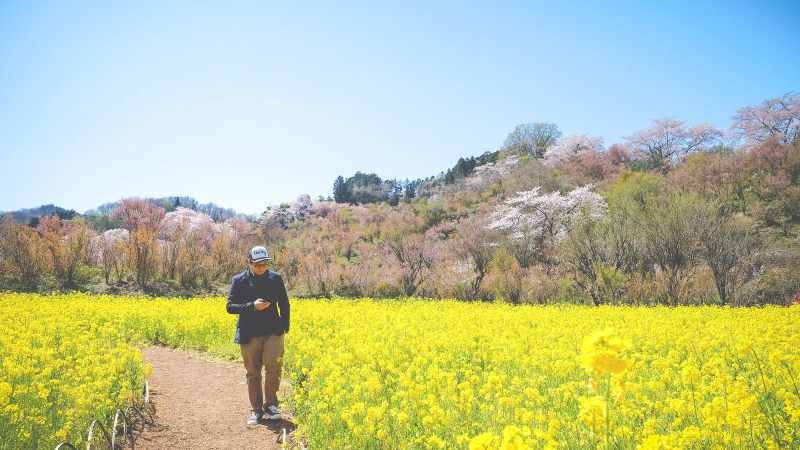
#> input picture original/00000024_(6).jpg, 1600 x 900 px (shown at 1/2 size); its folder holds 4 pictures in this run
$ python resize.py
#> lines starting #> are read from the running program, lines starting #| are printed output that depends on the picture
from asyncio import exceptions
from tkinter import E
import cv2
import os
import glob
import numpy as np
from PIL import Image

#Image_Resizeing
files = glob.glob('./original/*.jpg')
count = 0
for f in files:
    try:
        count += 1
        img = Image.open(f)
#> img is the input picture: PIL image 1600x900 RGB; mean R, G, B 182.5, 191.9, 152.7
        img_resize = img.resize((256,256))
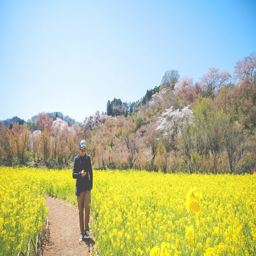
#> img_resize: PIL image 256x256 RGB; mean R, G, B 182.5, 191.9, 152.7
        img_resize.save("./resized/" + str(count) + ".png")
    except OSError as e :
        pass
#> pass 2 of the loop `for f in files:`:
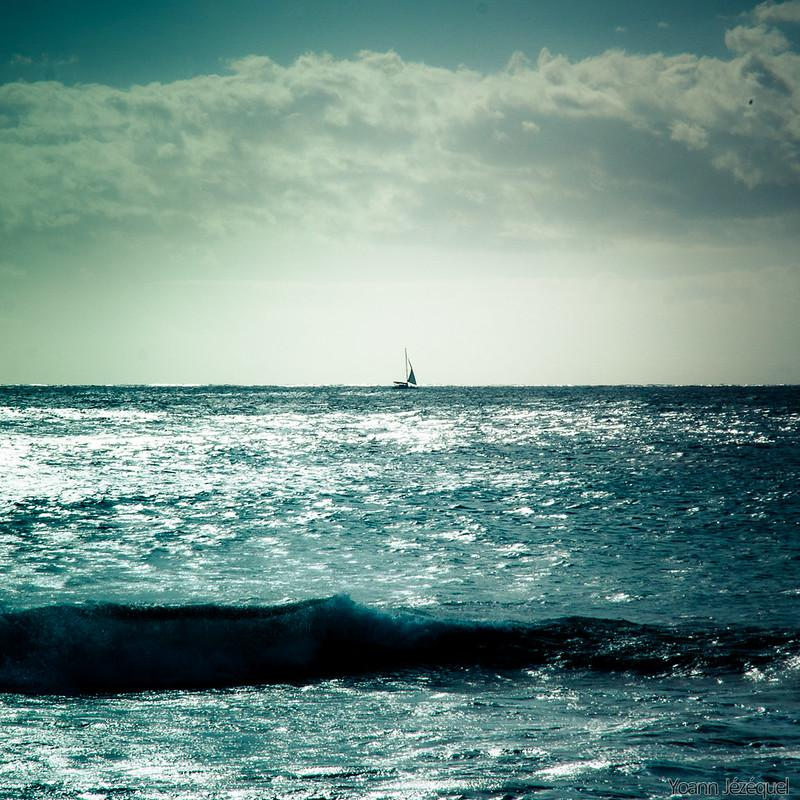
#> input picture original/00000028_(2).jpg, 800 x 800 px
#> img is the input picture: PIL image 800x800 RGB; mean R, G, B 113.5, 145.2, 138.3
#> `img_resize = img.resize((256,256))`:
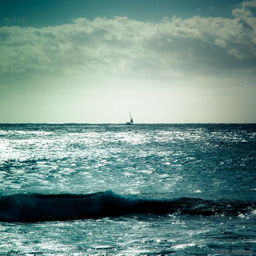
#> img_resize: PIL image 256x256 RGB; mean R, G, B 113.5, 145.2, 138.3
#> pass 3 of the loop `for f in files:`:
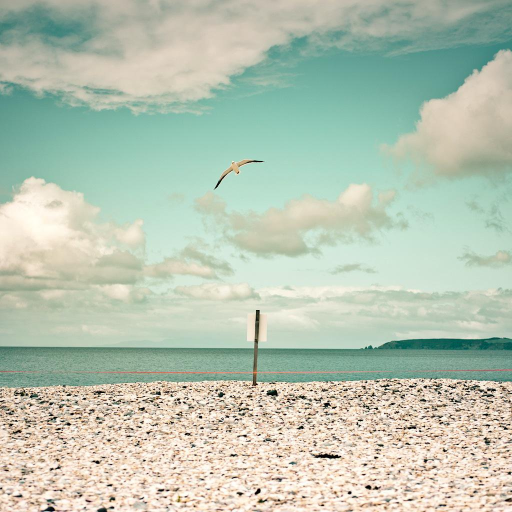
#> input picture original/00000028_(5).jpg, 1024 x 1024 px (shown at 1/2 size)
#> img is the input picture: PIL image 1024x1024 RGB; mean R, G, B 182.9, 196.3, 178.4
#> `img_resize = img.resize((256,256))`:
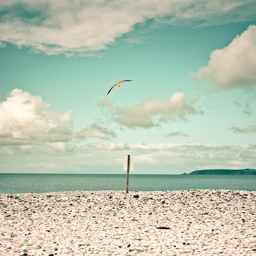
#> img_resize: PIL image 256x256 RGB; mean R, G, B 182.8, 196.3, 178.4
#> the loop made 4 passes; the first 3 are shown
